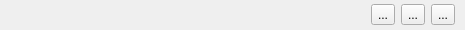
<?xml version="1.0" encoding="UTF-8"?>
<ui version="4.0">
 <class>ArchiveItemWidget</class>
 <widget class="QWidget" name="ArchiveItemWidget">
  <property name="geometry">
   <rect>
    <x>0</x>
    <y>0</y>
    <width>465</width>
    <height>30</height>
   </rect>
  </property>
  <property name="contextMenuPolicy">
   <enum>Qt::ActionsContextMenu</enum>
  </property>
  <property name="windowTitle">
   <string>Form</string>
  </property>
  <layout class="QHBoxLayout" name="horizontalLayout">
   <property name="spacing">
    <number>-1</number>
   </property>
   <property name="leftMargin">
    <number>10</number>
   </property>
   <property name="topMargin">
    <number>2</number>
   </property>
   <property name="rightMargin">
    <number>10</number>
   </property>
   <property name="bottomMargin">
    <number>2</number>
   </property>
   <item>
    <widget class="QLabel" name="iconLabel">
     <property name="sizePolicy">
      <sizepolicy hsizetype="Preferred" vsizetype="Preferred">
       <horstretch>0</horstretch>
       <verstretch>0</verstretch>
      </sizepolicy>
     </property>
     <property name="minimumSize">
      <size>
       <width>16</width>
       <height>16</height>
      </size>
     </property>
     <property name="maximumSize">
      <size>
       <width>16</width>
       <height>16</height>
      </size>
     </property>
     <property name="text">
      <string/>
     </property>
     <property name="pixmap">
      <pixmap resource="resources.qrc">:/resources/tarsnap_icon.png</pixmap>
     </property>
     <property name="scaledContents">
      <bool>true</bool>
     </property>
    </widget>
   </item>
   <item>
    <widget class="TextLabel" name="nameLabel">
     <property name="sizePolicy">
      <sizepolicy hsizetype="Minimum" vsizetype="Preferred">
       <horstretch>0</horstretch>
       <verstretch>0</verstretch>
      </sizepolicy>
     </property>
     <property name="text">
      <string/>
     </property>
     <property name="elide" stdset="0">
      <string>Qt::ElideRight</string>
     </property>
    </widget>
   </item>
   <item>
    <spacer name="horizontalSpacer">
     <property name="orientation">
      <enum>Qt::Horizontal</enum>
     </property>
     <property name="sizeType">
      <enum>QSizePolicy::Maximum</enum>
     </property>
     <property name="sizeHint" stdset="0">
      <size>
       <width>0</width>
       <height>0</height>
      </size>
     </property>
    </spacer>
   </item>
   <item>
    <widget class="QLabel" name="detaiLabel">
     <property name="sizePolicy">
      <sizepolicy hsizetype="Maximum" vsizetype="Preferred">
       <horstretch>0</horstretch>
       <verstretch>0</verstretch>
      </sizepolicy>
     </property>
     <property name="font">
      <font>
       <pointsize>12</pointsize>
      </font>
     </property>
     <property name="styleSheet">
      <string notr="true">QLabel {
color: grey;
}</string>
     </property>
     <property name="text">
      <string/>
     </property>
    </widget>
   </item>
   <item>
    <widget class="QToolButton" name="restoreButton">
     <property name="text">
      <string>...</string>
     </property>
     <property name="icon">
      <iconset resource="resources.qrc">
       <normaloff>:/resources/action-undo-2x.png</normaloff>:/resources/action-undo-2x.png</iconset>
     </property>
    </widget>
   </item>
   <item>
    <widget class="QToolButton" name="inspectButton">
     <property name="text">
      <string>...</string>
     </property>
     <property name="icon">
      <iconset resource="resources.qrc">
       <normaloff>:/resources/info-2x.png</normaloff>:/resources/info-2x.png</iconset>
     </property>
    </widget>
   </item>
   <item>
    <widget class="QToolButton" name="deleteButton">
     <property name="text">
      <string>...</string>
     </property>
     <property name="icon">
      <iconset resource="resources.qrc">
       <normaloff>:/resources/trash-2x.png</normaloff>:/resources/trash-2x.png</iconset>
     </property>
    </widget>
   </item>
  </layout>
  <action name="actionDelete">
   <property name="icon">
    <iconset resource="resources.qrc">
     <normaloff>:/resources/trash-2x.png</normaloff>:/resources/trash-2x.png</iconset>
   </property>
   <property name="text">
    <string>Delete</string>
   </property>
   <property name="toolTip">
    <string>Delete archive(s)</string>
   </property>
  </action>
  <action name="actionInspect">
   <property name="icon">
    <iconset resource="resources.qrc">
     <normaloff>:/resources/info-2x.png</normaloff>:/resources/info-2x.png</iconset>
   </property>
   <property name="text">
    <string>Inspect</string>
   </property>
   <property name="toolTip">
    <string>Inspect archive</string>
   </property>
  </action>
  <action name="actionRestore">
   <property name="icon">
    <iconset resource="resources.qrc">
     <normaloff>:/resources/action-undo-2x.png</normaloff>:/resources/action-undo-2x.png</iconset>
   </property>
   <property name="text">
    <string>Restore</string>
   </property>
   <property name="toolTip">
    <string>Restore Archive</string>
   </property>
  </action>
 </widget>
 <customwidgets>
  <customwidget>
   <class>TextLabel</class>
   <extends>QLabel</extends>
   <header location="global">textlabel.h</header>
  </customwidget>
 </customwidgets>
 <resources>
  <include location="resources.qrc"/>
 </resources>
 <connections/>
</ui>
